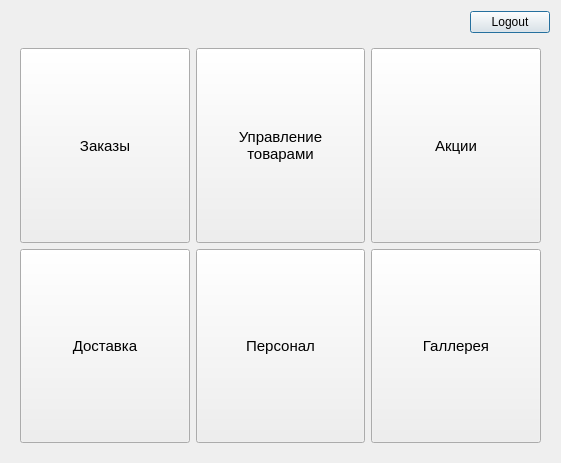
<?xml version="1.0" encoding="UTF-8"?>
<ui version="4.0">
 <class>MainMenuDialog</class>
 <widget class="QDialog" name="MainMenuDialog">
  <property name="windowModality">
   <enum>Qt::NonModal</enum>
  </property>
  <property name="geometry">
   <rect>
    <x>0</x>
    <y>0</y>
    <width>561</width>
    <height>463</height>
   </rect>
  </property>
  <property name="windowTitle">
   <string>Главное Меню</string>
  </property>
  <property name="sizeGripEnabled">
   <bool>false</bool>
  </property>
  <layout class="QVBoxLayout" name="verticalLayout">
   <item>
    <layout class="QHBoxLayout" name="horizontalLayout">
     <item>
      <spacer name="horizontalSpacer">
       <property name="orientation">
        <enum>Qt::Horizontal</enum>
       </property>
       <property name="sizeHint" stdset="0">
        <size>
         <width>40</width>
         <height>20</height>
        </size>
       </property>
      </spacer>
     </item>
     <item>
      <widget class="QPushButton" name="pushButton_5">
       <property name="text">
        <string>Logout</string>
       </property>
      </widget>
     </item>
    </layout>
   </item>
   <item>
    <widget class="QStackedWidget" name="stackedWidget">
     <property name="sizePolicy">
      <sizepolicy hsizetype="Preferred" vsizetype="Preferred">
       <horstretch>0</horstretch>
       <verstretch>0</verstretch>
      </sizepolicy>
     </property>
     <property name="minimumSize">
      <size>
       <width>0</width>
       <height>0</height>
      </size>
     </property>
     <property name="styleSheet">
      <string notr="true"/>
     </property>
     <property name="currentIndex">
      <number>0</number>
     </property>
     <widget class="QWidget" name="page">
      <layout class="QGridLayout" name="gridLayout">
       <item row="0" column="0">
        <widget class="QPushButton" name="ordersBtn">
         <property name="sizePolicy">
          <sizepolicy hsizetype="Minimum" vsizetype="MinimumExpanding">
           <horstretch>0</horstretch>
           <verstretch>0</verstretch>
          </sizepolicy>
         </property>
         <property name="font">
          <font>
           <pointsize>11</pointsize>
          </font>
         </property>
         <property name="cursor">
          <cursorShape>PointingHandCursor</cursorShape>
         </property>
         <property name="text">
          <string>Заказы</string>
         </property>
        </widget>
       </item>
       <item row="0" column="1">
        <widget class="QPushButton" name="contentBtn">
         <property name="sizePolicy">
          <sizepolicy hsizetype="Minimum" vsizetype="MinimumExpanding">
           <horstretch>0</horstretch>
           <verstretch>0</verstretch>
          </sizepolicy>
         </property>
         <property name="font">
          <font>
           <pointsize>11</pointsize>
          </font>
         </property>
         <property name="cursor">
          <cursorShape>PointingHandCursor</cursorShape>
         </property>
         <property name="text">
          <string>Управление
товарами</string>
         </property>
        </widget>
       </item>
       <item row="0" column="2">
        <widget class="QPushButton" name="promoBtn">
         <property name="sizePolicy">
          <sizepolicy hsizetype="Minimum" vsizetype="Expanding">
           <horstretch>0</horstretch>
           <verstretch>0</verstretch>
          </sizepolicy>
         </property>
         <property name="font">
          <font>
           <pointsize>11</pointsize>
          </font>
         </property>
         <property name="cursor">
          <cursorShape>PointingHandCursor</cursorShape>
         </property>
         <property name="text">
          <string>Акции</string>
         </property>
        </widget>
       </item>
       <item row="1" column="0">
        <widget class="QPushButton" name="deliveryBtn">
         <property name="sizePolicy">
          <sizepolicy hsizetype="Minimum" vsizetype="MinimumExpanding">
           <horstretch>0</horstretch>
           <verstretch>0</verstretch>
          </sizepolicy>
         </property>
         <property name="font">
          <font>
           <pointsize>11</pointsize>
          </font>
         </property>
         <property name="cursor">
          <cursorShape>PointingHandCursor</cursorShape>
         </property>
         <property name="text">
          <string>Доставка</string>
         </property>
        </widget>
       </item>
       <item row="1" column="1">
        <widget class="QPushButton" name="personalBtn">
         <property name="sizePolicy">
          <sizepolicy hsizetype="Minimum" vsizetype="MinimumExpanding">
           <horstretch>0</horstretch>
           <verstretch>0</verstretch>
          </sizepolicy>
         </property>
         <property name="font">
          <font>
           <pointsize>11</pointsize>
          </font>
         </property>
         <property name="cursor">
          <cursorShape>PointingHandCursor</cursorShape>
         </property>
         <property name="text">
          <string>Персонал</string>
         </property>
        </widget>
       </item>
       <item row="1" column="2">
        <widget class="QPushButton" name="galleryBtn">
         <property name="sizePolicy">
          <sizepolicy hsizetype="Minimum" vsizetype="MinimumExpanding">
           <horstretch>0</horstretch>
           <verstretch>0</verstretch>
          </sizepolicy>
         </property>
         <property name="font">
          <font>
           <pointsize>11</pointsize>
          </font>
         </property>
         <property name="cursor">
          <cursorShape>PointingHandCursor</cursorShape>
         </property>
         <property name="text">
          <string>Галлерея</string>
         </property>
        </widget>
       </item>
      </layout>
     </widget>
     <widget class="QWidget" name="page_2">
      <layout class="QVBoxLayout" name="verticalLayout_2">
       <item>
        <widget class="QLabel" name="label">
         <property name="text">
          <string>Заказы:</string>
         </property>
        </widget>
       </item>
       <item>
        <widget class="QTableWidget" name="managerOrderTable">
         <property name="minimumSize">
          <size>
           <width>0</width>
           <height>0</height>
          </size>
         </property>
         <property name="selectionMode">
          <enum>QAbstractItemView::NoSelection</enum>
         </property>
         <property name="rowCount">
          <number>1</number>
         </property>
         <property name="columnCount">
          <number>7</number>
         </property>
         <row/>
         <column>
          <property name="text">
           <string>№</string>
          </property>
         </column>
         <column>
          <property name="text">
           <string>Кто</string>
          </property>
         </column>
         <column>
          <property name="text">
           <string>Где</string>
          </property>
         </column>
         <column>
          <property name="text">
           <string>Когда</string>
          </property>
         </column>
         <column>
          <property name="text">
           <string>Что</string>
          </property>
         </column>
         <column/>
         <column/>
         <item row="0" column="0">
          <property name="text">
           <string/>
          </property>
         </item>
         <item row="0" column="1">
          <property name="text">
           <string>Кот</string>
          </property>
         </item>
         <item row="0" column="2">
          <property name="text">
           <string>Земля</string>
          </property>
         </item>
         <item row="0" column="3">
          <property name="text">
           <string>Завтра</string>
          </property>
         </item>
         <item row="0" column="4">
          <property name="text">
           <string>Пицца</string>
          </property>
         </item>
         <item row="0" column="5">
          <property name="text">
           <string>Принять</string>
          </property>
          <property name="textAlignment">
           <set>AlignHCenter|AlignVCenter|AlignCenter</set>
          </property>
          <property name="background">
           <brush brushstyle="NoBrush">
            <color alpha="255">
             <red>0</red>
             <green>0</green>
             <blue>0</blue>
            </color>
           </brush>
          </property>
          <property name="flags">
           <set>ItemIsEnabled</set>
          </property>
         </item>
         <item row="0" column="6">
          <property name="text">
           <string>Отклонить</string>
          </property>
          <property name="flags">
           <set>ItemIsEnabled</set>
          </property>
         </item>
        </widget>
       </item>
      </layout>
     </widget>
     <widget class="QWidget" name="page_3">
      <layout class="QVBoxLayout" name="verticalLayout_4">
       <item>
        <widget class="QLabel" name="label_2">
         <property name="text">
          <string>Управление товарами</string>
         </property>
        </widget>
       </item>
       <item>
        <widget class="QScrollArea" name="contentScrollArea">
         <property name="verticalScrollBarPolicy">
          <enum>Qt::ScrollBarAsNeeded</enum>
         </property>
         <property name="widgetResizable">
          <bool>false</bool>
         </property>
         <widget class="QWidget" name="scrollAreaWidgetContents_3">
          <property name="geometry">
           <rect>
            <x>0</x>
            <y>0</y>
            <width>349</width>
            <height>169</height>
           </rect>
          </property>
         </widget>
        </widget>
       </item>
       <item>
        <layout class="QHBoxLayout" name="horizontalLayout_2">
         <item>
          <spacer name="horizontalSpacer_2">
           <property name="orientation">
            <enum>Qt::Horizontal</enum>
           </property>
           <property name="sizeHint" stdset="0">
            <size>
             <width>40</width>
             <height>20</height>
            </size>
           </property>
          </spacer>
         </item>
         <item>
          <widget class="QPushButton" name="addProductBtn">
           <property name="text">
            <string>Добавить
продукт</string>
           </property>
          </widget>
         </item>
        </layout>
       </item>
      </layout>
     </widget>
     <widget class="QWidget" name="page_5">
      <layout class="QVBoxLayout" name="verticalLayout_7">
       <item>
        <widget class="QLabel" name="label_9">
         <property name="text">
          <string>Доставка</string>
         </property>
        </widget>
       </item>
       <item>
        <widget class="QTableWidget" name="deliveryViewTable"/>
       </item>
      </layout>
     </widget>
     <widget class="QWidget" name="page_6">
      <layout class="QVBoxLayout" name="verticalLayout_5">
       <item>
        <widget class="QLabel" name="label_10">
         <property name="text">
          <string>Персонал</string>
         </property>
        </widget>
       </item>
       <item>
        <widget class="QScrollArea" name="adminStaffScrollArea">
         <property name="widgetResizable">
          <bool>false</bool>
         </property>
         <widget class="QWidget" name="scrollAreaWidgetContents_2">
          <property name="geometry">
           <rect>
            <x>0</x>
            <y>0</y>
            <width>339</width>
            <height>179</height>
           </rect>
          </property>
         </widget>
        </widget>
       </item>
       <item>
        <layout class="QHBoxLayout" name="horizontalLayout_3">
         <item>
          <spacer name="horizontalSpacer_3">
           <property name="orientation">
            <enum>Qt::Horizontal</enum>
           </property>
           <property name="sizeHint" stdset="0">
            <size>
             <width>40</width>
             <height>20</height>
            </size>
           </property>
          </spacer>
         </item>
         <item>
          <widget class="QPushButton" name="addPersonalBtn">
           <property name="text">
            <string>Добавить
персонал</string>
           </property>
          </widget>
         </item>
        </layout>
       </item>
      </layout>
     </widget>
     <widget class="QWidget" name="page_adminOrderTable">
      <layout class="QVBoxLayout" name="verticalLayout_6">
       <item>
        <widget class="QLabel" name="label_17">
         <property name="text">
          <string>Заказы</string>
         </property>
        </widget>
       </item>
       <item>
        <widget class="QTableWidget" name="adminOrderTable">
         <property name="sizeAdjustPolicy">
          <enum>QAbstractScrollArea::AdjustToContentsOnFirstShow</enum>
         </property>
         <property name="selectionMode">
          <enum>QAbstractItemView::NoSelection</enum>
         </property>
        </widget>
       </item>
      </layout>
     </widget>
     <widget class="QWidget" name="page_managerStaff">
      <layout class="QVBoxLayout" name="verticalLayout_3">
       <item>
        <widget class="QLabel" name="label_18">
         <property name="text">
          <string>Персонал</string>
         </property>
        </widget>
       </item>
       <item>
        <widget class="QScrollArea" name="managerStaffScrollArea">
         <property name="verticalScrollBarPolicy">
          <enum>Qt::ScrollBarAlwaysOn</enum>
         </property>
         <property name="widgetResizable">
          <bool>false</bool>
         </property>
         <widget class="QWidget" name="scrollAreaWidgetContents">
          <property name="geometry">
           <rect>
            <x>0</x>
            <y>0</y>
            <width>318</width>
            <height>229</height>
           </rect>
          </property>
         </widget>
        </widget>
       </item>
      </layout>
     </widget>
     <widget class="QWidget" name="page_4">
      <layout class="QVBoxLayout" name="verticalLayout_9">
       <item>
        <widget class="QLabel" name="label_3">
         <property name="text">
          <string>Акции</string>
         </property>
        </widget>
       </item>
       <item>
        <widget class="QScrollArea" name="promoScrollArea">
         <property name="widgetResizable">
          <bool>false</bool>
         </property>
         <widget class="QWidget" name="scrollAreaWidgetContents_4">
          <property name="geometry">
           <rect>
            <x>0</x>
            <y>0</y>
            <width>118</width>
            <height>85</height>
           </rect>
          </property>
         </widget>
        </widget>
       </item>
       <item>
        <layout class="QHBoxLayout" name="horizontalLayout_5">
         <item>
          <spacer name="horizontalSpacer_5">
           <property name="orientation">
            <enum>Qt::Horizontal</enum>
           </property>
           <property name="sizeHint" stdset="0">
            <size>
             <width>40</width>
             <height>20</height>
            </size>
           </property>
          </spacer>
         </item>
         <item>
          <widget class="QPushButton" name="addPromoBtn">
           <property name="text">
            <string>Добавить
акцию</string>
           </property>
          </widget>
         </item>
        </layout>
       </item>
      </layout>
     </widget>
     <widget class="QWidget" name="page_7">
      <layout class="QVBoxLayout" name="verticalLayout_8">
       <item>
        <widget class="QLabel" name="label_4">
         <property name="text">
          <string>Галлерея</string>
         </property>
        </widget>
       </item>
       <item>
        <widget class="QScrollArea" name="galleryScrollArea">
         <property name="widgetResizable">
          <bool>false</bool>
         </property>
         <widget class="QWidget" name="scrollAreaWidgetContents_5">
          <property name="geometry">
           <rect>
            <x>0</x>
            <y>0</y>
            <width>118</width>
            <height>85</height>
           </rect>
          </property>
         </widget>
        </widget>
       </item>
       <item>
        <layout class="QHBoxLayout" name="horizontalLayout_4">
         <item>
          <spacer name="horizontalSpacer_4">
           <property name="orientation">
            <enum>Qt::Horizontal</enum>
           </property>
           <property name="sizeHint" stdset="0">
            <size>
             <width>40</width>
             <height>20</height>
            </size>
           </property>
          </spacer>
         </item>
         <item>
          <widget class="QPushButton" name="addPhotoBtn">
           <property name="text">
            <string>Добавить
фото</string>
           </property>
          </widget>
         </item>
        </layout>
       </item>
      </layout>
     </widget>
    </widget>
   </item>
  </layout>
 </widget>
 <resources/>
 <connections>
  <connection>
   <sender>pushButton_5</sender>
   <signal>clicked()</signal>
   <receiver>MainMenuDialog</receiver>
   <slot>reject()</slot>
   <hints>
    <hint type="sourcelabel">
     <x>548</x>
     <y>37</y>
    </hint>
    <hint type="destinationlabel">
     <x>323</x>
     <y>56</y>
    </hint>
   </hints>
  </connection>
 </connections>
</ui>
